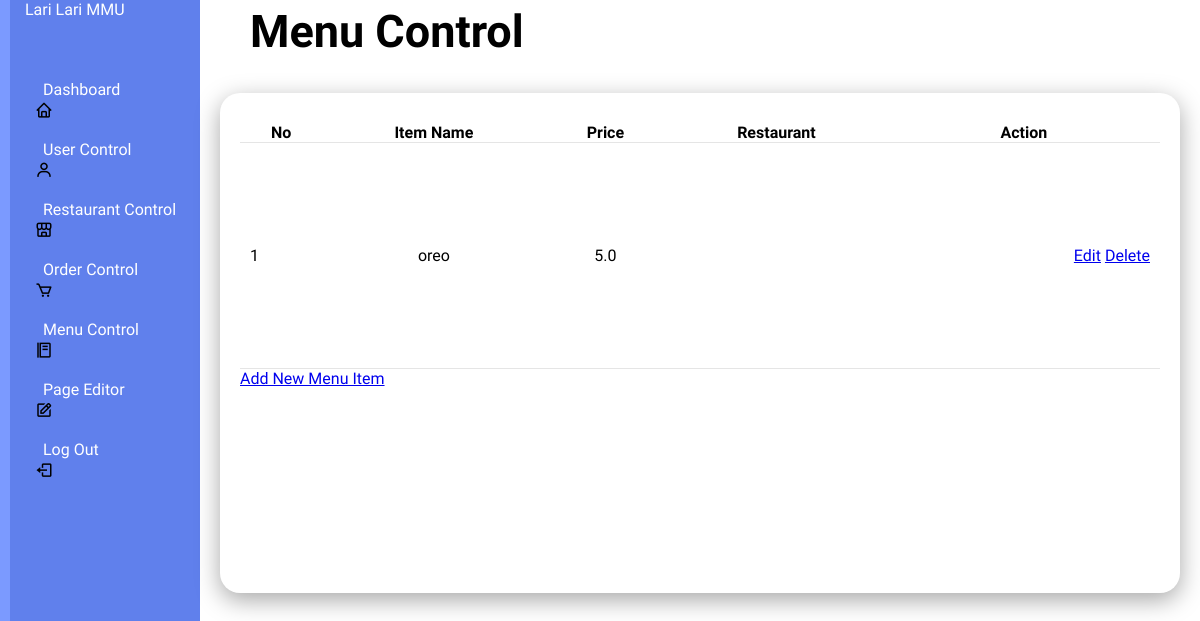
Before: /menucontrol with the older database file.
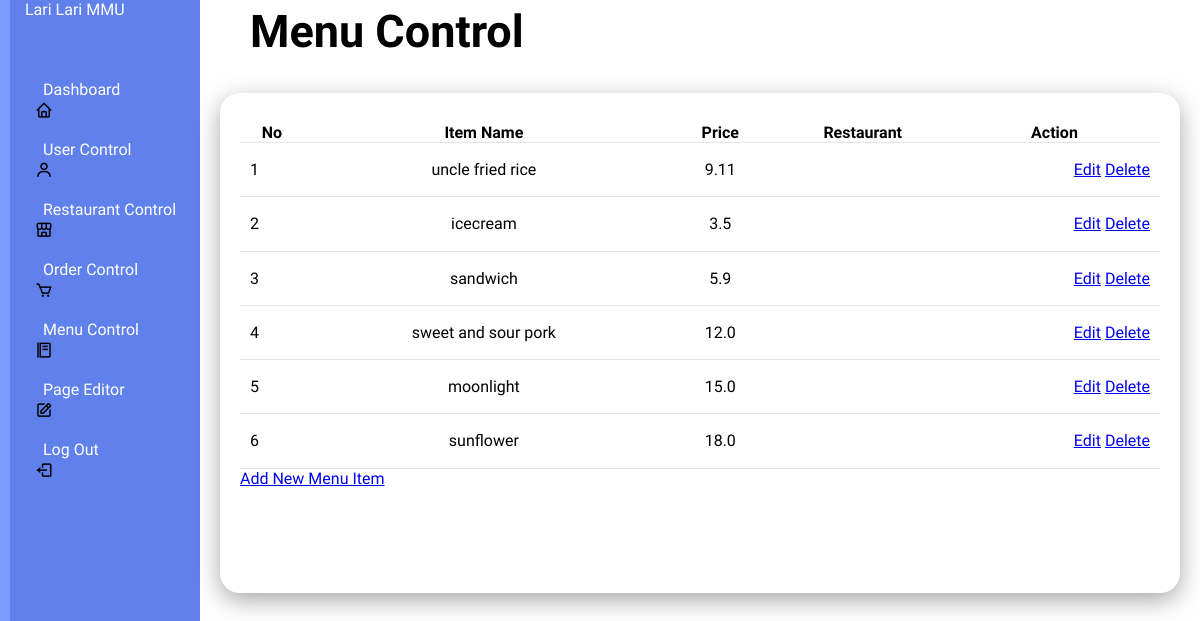
After: the same page with the newer database file.
### tables this page shows
CREATE TABLE menu_items (
            id INTEGER PRIMARY KEY AUTOINCREMENT,
            restaurant_id INTEGER NOT NULL,
            name TEXT NOT NULL,
            price REAL NOT NULL,
            category TEXT NOT NULL,
            estimated_time INTEGER NOT NULL,
            FOREIGN KEY (restaurant_id) REFERENCES restaurants(id)
        );

### app.py (the view)
@app.route('/menucontrol', methods=['GET'])
def menucontrol():
    conn = get_db_connection()
    cursor = conn.cursor()
    query = """
        SELECT id, name, price, restaurant_id
        FROM menu_items
    """
    cursor.execute(query)
    menu_items = cursor.fetchall()
    conn.close()
    return render_template('menucontrol.html', menu_items=menu_items)

### app.py (called while the page is built)
def get_db_connection():
    con = sqlite3.connect("database.db")
    con.row_factory = sqlite3.Row
    return con

### templates/menucontrol.html (shortened to what this page needs)
<!DOCTYPE html>
<html lang="en">
<head>
    <link rel="stylesheet" type="text/css" href="../static/style(admin2).css">
    <link rel="stylesheet" href="https://unpkg.com/boxicons@latest/css/boxicons.min.css">
        <link href="https://cdn.jsdelivr.net/npm/remixicon@4.3.0/fonts/remixicon.css" rel="stylesheet"/>
        <link rel="stylesheet" href="https://unpkg.com/aos@next/dist/aos.css" />
</head>
</head>
<body>
    <div class="admincontainer">
        <div class="navbar">
            <ul>
                <li><a href="#">Lari Lari MMU</a></li>
                <li><i class='bx bx-home'></i><a href="/admin">Dashboard</a></li>
                <li><i class='bx bx-user'></i><a href="/usercontrol">User Control</a></li>
                <li><i class='bx bx-store-alt'></i><a href="/restaurantcontrol">Restaurant Control</a></li>
                <li><i class='bx bx-cart'></i><a href="/ordercontrol">Order Control</a></li>
                <li><i class='bx bx-food-menu'></i><a href="/menucontrol">Menu Control</a></li>
                <li><i class='bx bx-edit'></i><a href="/pageEditor">Page Editor</a></li>
                <li><i class='bx bx-log-out'></i><a href="/logout">Log Out</a></li>
            </ul>
        </div>
    </div>
    <div class="admin-main">
        <div class="admin-header">
            <h2>Menu Control</h2>
        </div>
        <div class="admin-table">
            <div class="table-body">
                <table>
                    <thead>
                        <tr>
                            <th>No</th>
                            <th>Item Name</th>
                            <th>Price</th>
                            <th>Restaurant</th>
                            <th>Action</th>
                        </tr>
                    </thead>
                    <tbody>
                        {% for menu_item in menu_items %}
                        <tr>
                            <td>{{ loop.index }}</td>
                            <td>{{ menu_item.name }}</td>
                            <td>{{ menu_item.price }}</td>
                            <td>{{ menu_item.restaurant_name }}</td>
                            <td>
                                <a href="{{ url_for('edit_menu_item', item_id=menu_item.id) }}">Edit</a>
                                <a href="{{ url_for('admin_delete_menu_item', menu_id=menu_item.id) }}" onclick="return confirm('Are you sure you want to delete this item?')">Delete</a>
                            </td>
                        </tr>
                        {% endfor %}
                    </tbody>
                </table>
                <a href="{{ url_for('admin_add_menu_item') }}">Add New Menu Item</a>
            </div>
        </div>
    </div>
</body>
</html>

### static/style(admin2).css (style rules this page uses)
* { padding: 0; margin: 0; box-sizing: border-box; font-family: "Protest Guerrilla", sans-serif; }
.admincontainer { position: relative; width: 100%; }
.navbar { position: fixed; width: 200px; height: 100%; background:#6080ec; border-left: 10px solid #7b9aff; transition: 0.5s; overflow: hidden; }
.navbar ul { position: absolute; top: 0; left: 0; width: 100%; }
.navbar ul li { display:flex; align-items: center; justify-content: center; position: relative; width: 100%; list-style: none; border-top-left-radius: 30px; border-bottom-left-radius: 30px; border-top-right-radius: 5px; border-bottom-right-radius: 5px; }
.navbar ul li:nth-child(1) { margin-bottom: 20px; pointer-events: none; }
.navbar ul li a { display: flex; align-items: center; position: relative; display: block; width: 100%; height: 60px; padding: 0 15px; text-decoration: none; color: white; }
.navbar i { position: relative; left: 25px; font-size: 18px; text-align: center; }
.admin-main { position: relative; width: calc(100% - 200px); left: 200px; min-height: 100vh; background-color: white; transition: 0.5s; }
.admin-header { position: relative; margin: 0 30px; padding: 5px 20px; justify-content: center; align-items: center; font-size: 30px; }
.admin-table { position: relative; width: 100%; padding: 20px; display: grid; width: 100%; grid-gap: 20px; margin-top: 10px; }
.admin-table .table-body { position: relative; display: grid; min-height: 500px; background: white; padding: 20px; box-shadow: 0 7px 25px rgba(0,0,0,0.35); border-radius: 20px; }
.admin-table table { width: auto; border-collapse: collapse; margin-top: 10px; }
.admin-table .table-body table tr { color: black; border-bottom: 1px solid rgba(0,0,0,0.1); }
.admin-table .table-body table tr td { padding: 10px; }
.admin-table .table-body table tr td:last-child { text-align: end; }
.admin-table .table-body table tr td:nth-child(2) { text-align: center; }
.admin-table .table-body table tr td:nth-child(3) { text-align: center; }
.admin-table .table-body table tr td:nth-child(4) { text-align: center; }

Changed rows visible on the page:
removed menu_items: name "oreo", price "5.0"
added menu_items: name "uncle fried rice", price "9.11"
added menu_items: name "icecream", price "3.5"
added menu_items: name "sandwich", price "5.9"
added menu_items: name "sweet and sour pork", price "12.0"
added menu_items: name "moonlight", price "15.0"
added menu_items: name "sunflower", price "18.0"
